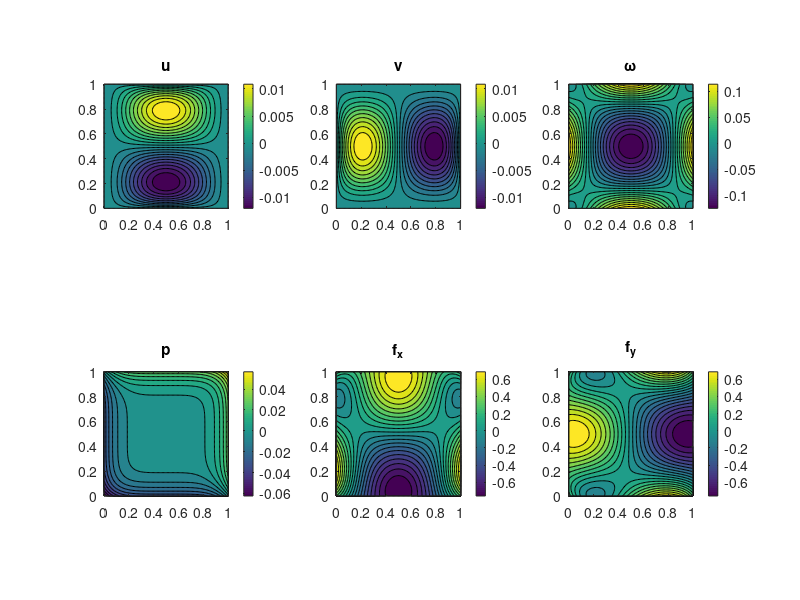

MATLAB code to generate this figure:
% clear all
% close all
% clc


%% Case 1   Proot thesis (pag 72), Gerritsma & Phillips [65]

% x = linspace(0,1,100);
% y = linspace(0,1,100);
% 
% [X,Y] = meshgrid(y,x);
% 
% u_ex  = -sin(2*pi*X).*cos(2*pi*Y);
% v_ex  = cos(2*pi*X).*sin(2*pi*Y);
% p_ex  = sin(pi*X).*sin(pi*Y);
% fx_ex = pi*cos(pi*X).*sin(pi*Y)-8*pi^2*sin(2*pi*X).*cos(2*pi*Y);
% fy_ex = pi*sin(pi*X).*cos(pi*Y)+8*pi^2*cos(2*pi*X).*sin(2*pi*Y);
% F_ex  = sqrt(fx_ex.^2+fy_ex.^2);
% ax = [0 1 0 1];

%% case 2 Adapted Proot

% x = linspace(-1,1,100);
% y = linspace(-1,1,100);
% 
% [X,Y] = meshgrid(y,x);
% 
% u_ex  = -sin(pi*X).*cos(pi*Y);
% v_ex  = cos(pi*X).*sin(pi*Y);
% w_ex = -2*pi*sin(pi*X).*sin(pi*Y);
% p_ex  = cos(pi/2*X).*cos(pi/2*Y);
% fx_ex = -pi/2*sin(pi/2*X).*cos(pi/2*Y)-2*pi^2*sin(pi*X).*cos(pi*Y);
% fy_ex = -pi/2*cos(pi/2*X).*sin(pi/2*Y)+2*pi^2*cos(pi*X).*sin(pi*Y);
% F_ex  = sqrt(fx_ex.^2+fy_ex.^2);
% ax = [-1 1 -1 1];

%% case 3 Bodard 2008

% x = linspace(-1,1,100);
% y = linspace(-1,1,100);
% 
% [X,Y] = meshgrid(y,x);
% 
% u_ex  =    -cos(pi/2*X).*sin(pi/2*Y);
% v_ex  =     sin(pi/2*X).*cos(pi/2*Y);
% w_ex  =  pi*cos(pi/2*X).*cos(pi/2*Y);
% p_ex  = -pi*sin(pi/2*X).*sin(pi/2*Y);
% fx_ex = -pi^2*cos(pi/2*X).*sin(pi/2*Y);
% fy_ex = 0*X;
% F_ex  = sqrt(fx_ex.^2+fy_ex.^2);
% ax = [-1 1 -1 1];

%% case AFG 2012

x = linspace(0,1,100);
y = linspace(0,1,100);

[X,Y] = meshgrid(y,x);

u_ex  = -2*X.^2.*(X-1).^2.*Y.*(2*Y-1).*(Y-1);
v_ex  =  2*Y.^2.*(Y-1).^2.*X.*(2*X-1).*(X-1);
w_ex  =  2*Y.^2.*(Y-1).^2.*(2*X-1).*(X-1)+4*Y.^2.*(Y-1).^2.*X.*(X-1)+2*Y.^2.*(Y-1).^2.*X.*(2*X-1)+2*X.^2.*(X-1).^2.*(2*Y-1).*(Y-1)+4*X.^2.*(X-1).^2.*Y.*(Y-1)+2*X.^2.*(X-1).^2.*Y.*(2*Y-1);
p_ex  = (X-1/2).^5+(Y-1/2).^5;
fx_ex = 4*Y.*(Y-1).^2.*(2*X-1).*(X-1)+4*Y.^2.*(Y-1).*(2*X-1).*(X-1)+8*Y.*(Y-1).^2.*X.*(X-1)+...
        8*Y.^2.*(Y-1).*X.*(X-1)+4.*Y.*(Y-1).^2.*X.*(2*X-1)+4*Y.^2.*(Y-1).*X.*(2*X-1)+8*X.^2.*(X-1).^2.*(Y-1)+...
        4*X.^2.*(X-1).^2.*(2*Y-1)+8*X.^2.*(X-1).^2.*Y+5*(X-1/2).^4;
fy_ex = -8*Y.^2.*(Y-1).^2.*(X-1)-4*Y.^2.*(Y-1).^2.*(2*X-1)-8*Y.^2.*(Y-1).^2.*X-4*X.*(X-1).^2.*(2*Y-1).*(Y-1)-...
        4*X.^2.*(X-1).*(2*Y-1).*(Y-1)-8*X.*(X-1).^2.*Y.*(Y-1)-8*X.^2.*(X-1).*Y.*(Y-1)-...
        4*X.*(X-1).^2.*Y.*(2*Y-1)-4*X.^2.*(X-1).*Y.*(2*Y-1)+5*(Y-1/2).^4;
F_ex  = sqrt(fx_ex.^2+fy_ex.^2);
ax = [0 1 0 1];


%% Case 4  Kreeft, Gerritsma SIAM 2012

% x = linspace(0,1,100);
% y = linspace(0,1,100);
% 
% [X,Y] = meshgrid(y,x);
% 
% u_ex  = 2*sin(3/2*pi*X).*cos(3/2*pi*Y);
% v_ex  = cos(3/2*pi*X).*sin(3/2*pi*Y);
% w_ex  = 3/2*pi*sin(3/2*pi*X).*sin(3/2*pi*Y);
% p_ex  = sin(pi*X).*sin(pi*Y);
% fx_ex = pi*cos(pi*X).*sin(pi*Y)+9/4*pi^2*sin(3/2*pi*X).*cos(3/2*pi*Y);
% fy_ex = pi*sin(pi*X).*cos(pi*Y)-9/4*pi^2*cos(3/2*pi*X).*sin(3/2*pi*Y);
% F_ex  = sqrt(fx_ex.^2+fy_ex.^2);
% g_ex  = 9/2*pi*cos(3/2*pi*X).*cos(3/2*pi*Y);
% ax = [0 1 0 1];


%% Plotten

figure
subplot(2,3,1)
contourf(X,Y,u_ex,20)
colorbar
axis equal
axis(ax)
title('u')
subplot(2,3,2)
contourf(X,Y,v_ex,20)
colorbar
axis equal
axis(ax)
title('v')
subplot(2,3,3)
contourf(X,Y,w_ex,20)
colorbar
axis equal
axis(ax)
title('\omega')
subplot(2,3,4)
contourf(X,Y,p_ex,20)
colorbar
axis equal
axis(ax)
title('p')
subplot(2,3,5)
contourf(X,Y,fx_ex,20)
colorbar
axis equal
axis(ax)
title('f_x')
subplot(2,3,6)
contourf(X,Y,fy_ex,20)
colorbar
axis equal
axis(ax)
title('f_y')

if exist('g_ex','var')
    figure
    contourf(X,Y,g_ex,20)
    colorbar
    axis equal
    axis(ax)
    title('g')
end
